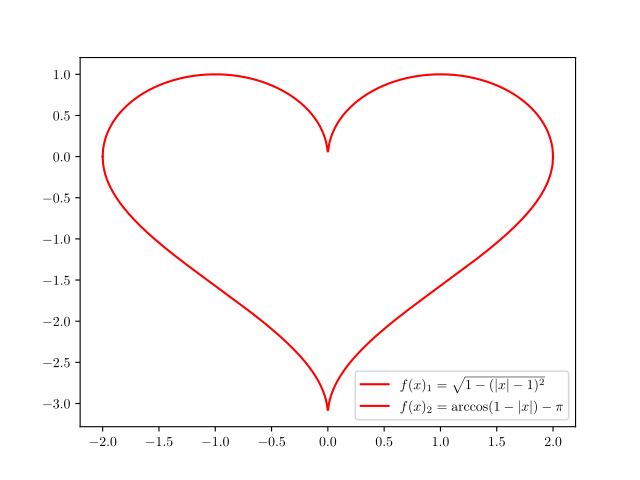

This figure's Python source:
import numpy as np
import matplotlib

matplotlib.rcParams['text.usetex'] = True
import matplotlib.pyplot as plt

fig = plt.figure()

x = np.linspace(-2,2,1000)
y = np.sqrt(1-(np.abs(x)-1)**2)
y2 = np.arccos(1-np.abs(x))-np.pi


plt.plot(x, y, linestyle='-', color="red", label=r'$f(x)_1 = \sqrt{1-(|x|-1)^2}$')
plt.plot(x, y2, linestyle='-', color="red",label=r'$f(x)_2 = \arccos(1-|x|) - \pi  $')
plt.legend(loc='lower right')
plt.savefig('graph_1_evaluation.pdf')
plt.show()
